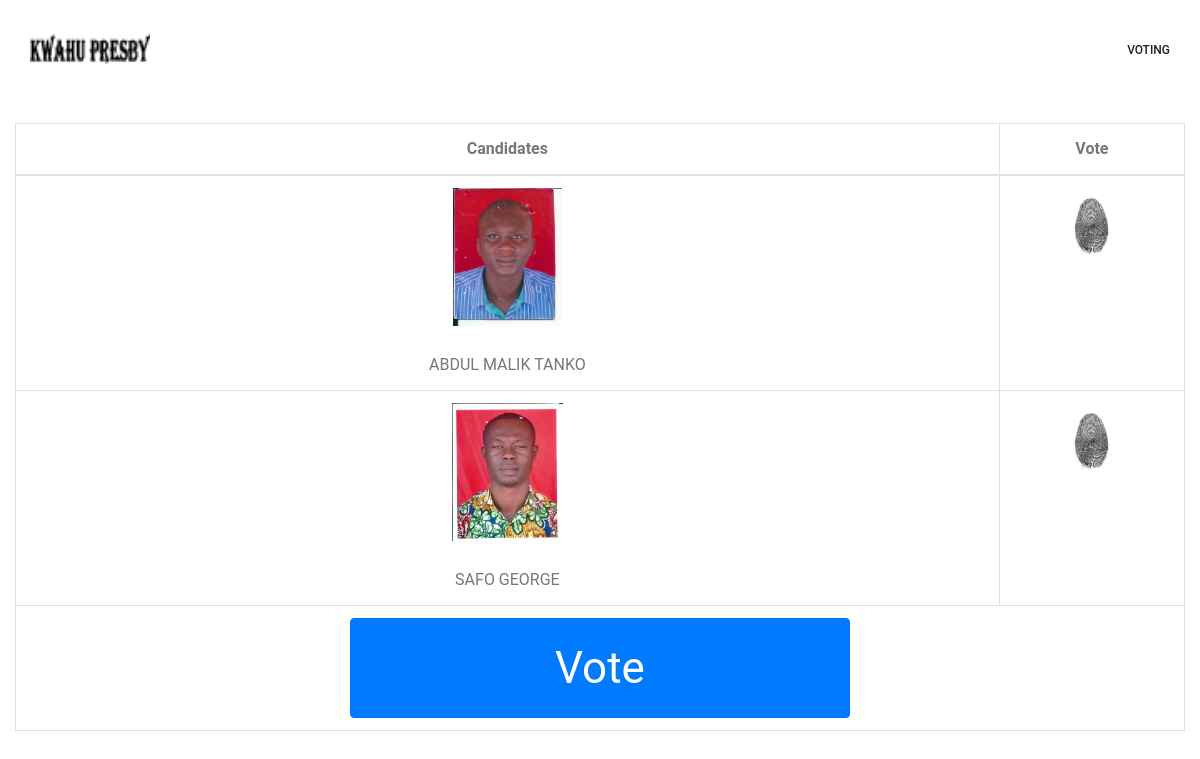
Page /secure_voting.php on the committed database.
### tables this page shows
CREATE TABLE `tbl_candidates` (
  `candidate_id` int(100) NOT NULL AUTO_INCREMENT,
  `candidate_name` varchar(50) NOT NULL,
  `candidate_picture` mediumtext NOT NULL,
  `candidate_timestamp` timestamp NOT NULL DEFAULT CURRENT_TIMESTAMP,
  PRIMARY KEY (`candidate_id`)
);

### secure_voting.php (the view, shortened to what this page needs)
<?php
require_once 'db/dbconn.php';
?>
<!doctype html>
<html lang="en">
<head>
   <link rel="stylesheet" href="css/bootstrap.min.css">
   <link rel="stylesheet" href="css/style.css">
   <link rel="stylesheet" href="css/responsive.css">
</head>
<body>
   <header class="header_area">
      <div class="main_menu" id="mainNav">
         <nav class="navbar navbar-expand-lg navbar-light">
            <div class="container box_1620">
               <a class="navbar-brand logo_h" href="index.php"><img src="img/log.png" alt="" height="40px"
                     width="120px"></a>
               <div class="collapse navbar-collapse offset" id="navbarSupportedContent">
                  <ul class="nav navbar-nav menu_nav ml-auto">
                     <li class="nav-item active"><a class="nav-link" href="index.html">Voting</a></li>
                  </ul>
               </div>
            </div>
         </nav>
      </div>
   </header>
   <br>
   <br><br>
   <section class="welcome_area">
      <div class="container">
         <div class="row welcome_inner">
            <div class="col-md-12">
               <div class="welcome_text" style="text-align:center">
                  <div class="row">
                     <div style="text-align: center;width: 100%">
                        <form method="post">
                           <table class="table table-bordered">
                              <thead>
                                 <th width="100%">Candidates</th>
                                 <th width="50%">Vote</th>
                              </thead>
                              <tbody>
                                 <?php
										$get_all_candidates = mysqli_query($my_connect,"SELECT * FROM `tbl_candidates`");
										while ($getting_candidates = mysqli_fetch_array($get_all_candidates)) { ?>
                                 <tr>
                                    <td><img src="admin/picx/<?php echo $getting_candidates['candidate_picture']; ?>"
                                          height="138px" height="100px">
                                       <br><br>
                                       <?php echo $getting_candidates['candidate_name'];    ?></td>
                                    <td>
                                       <label class="display_thumb">
                                          <div class="radio-image"></div>
                                       </label>
                                    </td>
                                 </tr>
                                 <?php }
										?>
                              </tbody>
                              <tfoot>
                                 <tr>
                                    <td colspan="2"><input type="submit" name="voted" class="btn btn-primary btn-xlg"
                                          value="Vote" style="width: 500px;height: 100px;font-size: 44px;"></td>
                                 </tr>
                              </tfoot>
                           </table>
                        </form>
                     </div>
                  </div>
               </div>
            </div>
         </div>
      </div>
   </section>
</body>
</html>

### rows in the picture
tbl_candidates: candidate_picture (picture), candidate_name "ABDUL MALIK TANKO"
tbl_candidates: candidate_picture (picture), candidate_name "SAFO GEORGE"
